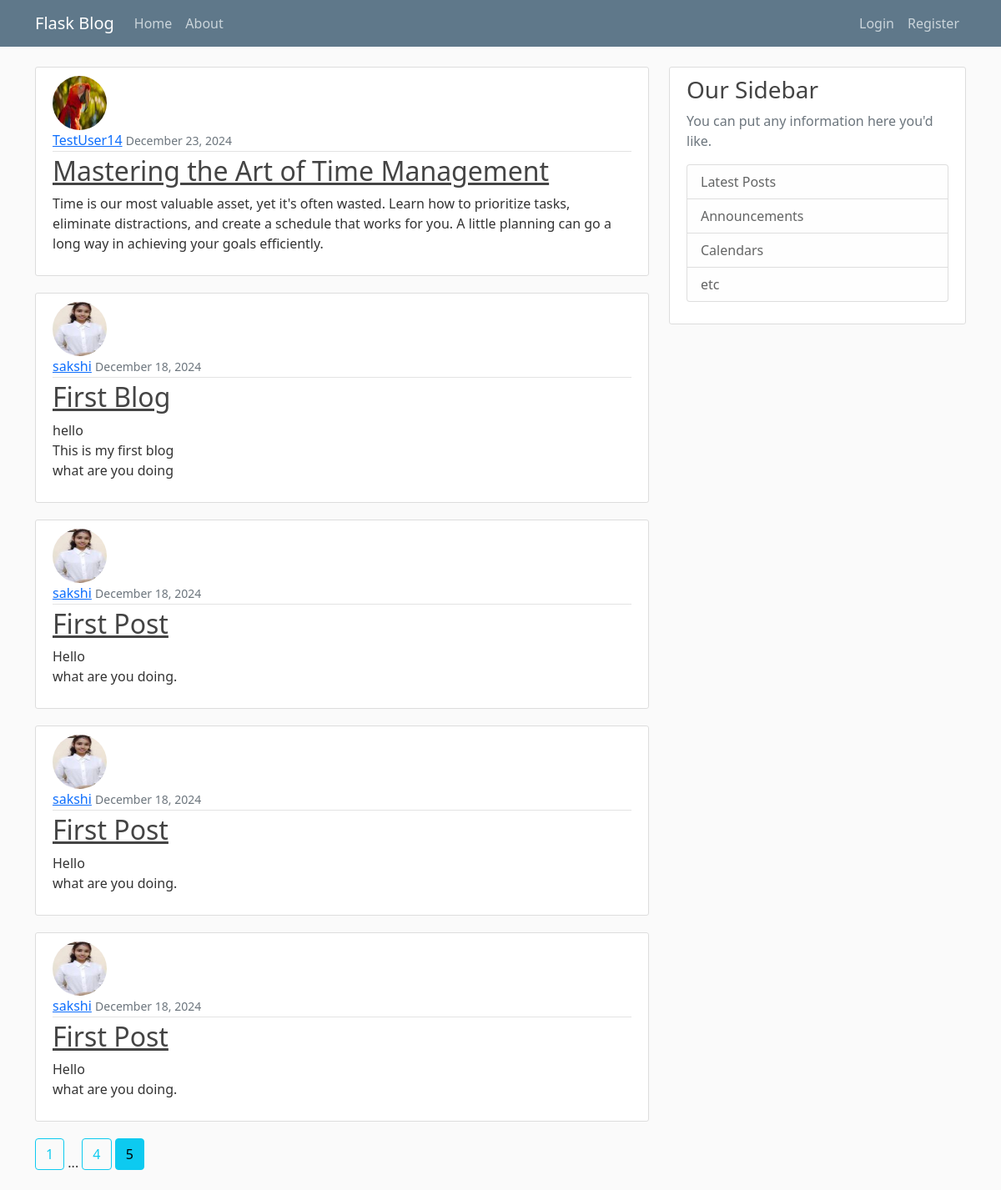
Page /Home?page=5 on the committed database.
### flask_blog/models.py (models this page shows, shortened)
class Post(db.Model):
    id = db.Column(db.Integer, primary_key=True)
    title = db.Column(db.String(100), nullable=False)  # Increased length of title for flexibility
    date_posted = db.Column(db.DateTime, nullable=False, default=datetime.utcnow)
    content = db.Column(db.Text, nullable=False)
    user_id = db.Column(db.Integer, db.ForeignKey('user.id'), nullable=True)  # Adjusted 'nullable' as needed

class User(db.Model, UserMixin):
    id = db.Column(db.Integer, primary_key=True)
    username = db.Column(db.String(20), unique=True, nullable=False)  # Corrected typo from 'usernam' to 'username'
    email = db.Column(db.String(120), unique=True, nullable=False)
    image_file = db.Column(db.String(120), nullable=True, default='default.jpg')
    password = db.Column(db.String(60), nullable=False)
    posts = db.relationship('Post', backref='author', lazy=True)  # Changed 'post' to 'posts' for consistency

### flask_blog/routes.py (the view)
@app.route('/')
@app.route('/Home')
def home():
    page = request.args.get('page', 1, type=int)
    posts = Post.query.order_by(Post.date_posted.desc()).paginate(page = page, per_page=5)
    print(posts)
    return  render_template('Home.html',posts=posts)

### flask_blog/templates/Home.html
{% extends 'Layout.html' %}
{% block content %}
    {% for post in posts.items %}
        <article class="media content-section">
            <img class="rounded-circle article-img" src="{{ url_for('static', filename='profile_pics/' + post.author.image_file) }}" alt="Profile Picture">
            <div class="media-body">
                <div class="article-metadata">
                    <a class="mr-2" href="{{ url_for('user_posts', username=post.author.username) }}">{{ post.author.username }}</a>
                    <small class="text-muted">{{ post.date_posted.strftime('%B %d, %Y') }}</small>
                </div>
                <h2><a class="article-title" href="{{ url_for('post', post_id=post.id ) }}">{{ post.title }}</a></h2>
                <p class="article-content">{{ post.content }}</p>
            </div>
        </article>
    {% endfor %}
    {% for page_num in posts.iter_pages(left_edge=1, right_edge=1, left_current=1, right_current=2) %}
        {% if page_num %}
            {% if posts.page == page_num %}
                <a class= "btn btn-info mb-4" href="{{ url_for('home', page=page_num) }}">{{page_num}}</a>
            {% else %}
            <a class= "btn btn-outline-info mb-4" href="{{ url_for('home', page=page_num) }}">{{page_num}}</a>
            {% endif %}
        {% else %}
            ...
        {% endif %}
    {% endfor %}
{% endblock %}

### flask_blog/static/main.css (style rules this page uses)
body { background: #fafafa; color: #333333; margin-top: 5rem; }
h1, h2, h3, h4, h5, h6 { color: #444444; }
.content-section { background: #ffffff; padding: 10px 20px; border: 1px solid #dddddd; border-radius: 3px; margin-bottom: 20px; }
.article-title { color: #444444; }
.article-content { white-space: pre-line; }
.article-img { height: 65px; width: 65px; margin-right: 16px; }
.article-metadata { padding-bottom: 1px; margin-bottom: 4px; border-bottom: 1px solid #e3e3e3 }

### rows in the picture
Post: image_file (picture), author.username "TestUser14", date_posted "December 23, 2024", title "Mastering the Art of Time Management", content "Time is our most valuable asset, yet it's often wasted. Learn how to prioritize tasks, eliminate distractions, and create a schedule that works for you. A little planning can go a long way in achieving your goals efficiently."
Post: image_file (picture), author.username "sakshi", date_posted "December 18, 2024", title "First Blog", content "hello This is my first blog what are you doing"
Post: image_file (picture), author.username "sakshi", date_posted "December 18, 2024", title "First Post", content "Hello what are you doing."
Post: image_file (picture), author.username "sakshi", date_posted "December 18, 2024", title "First Post", content "Hello what are you doing."
Post: image_file (picture), author.username "sakshi", date_posted "December 18, 2024", title "First Post", content "Hello what are you doing."

### other values in the picture
{{ page_num }} "1" "4"
{{ page_num }} "5"
